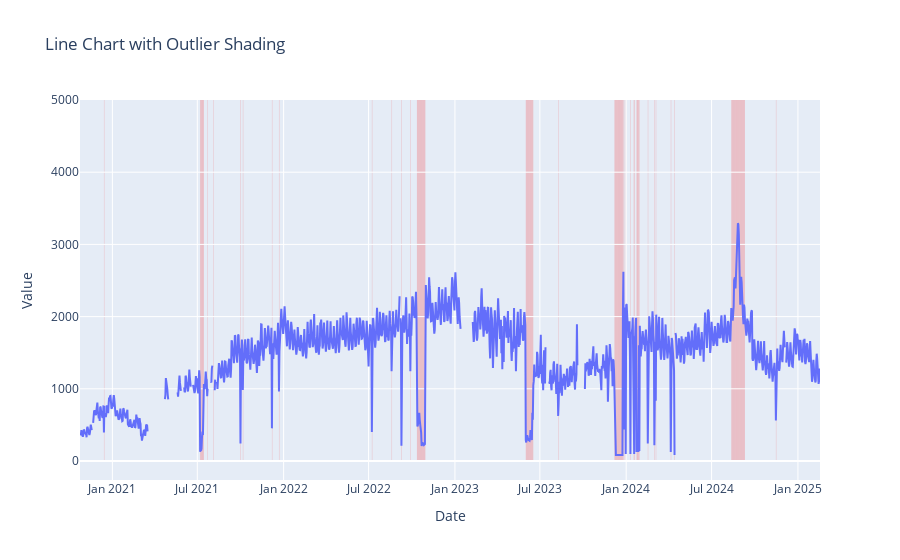

Notebook cell for this chart:
### Code cell
# Create the figure
fig = go.Figure()

# Add the line trace
fig.add_trace(go.Scatter(x=df['Date'], y=df['Broken Machines'], mode='lines', name='Broken Machines'))

# Iterate through the data and add a shape for each outlier day
for i in range(len(df)):
    if df['Outlier'][i]:
        # Shade the *entire* day.  Important for time series!
        date_fmt = pd.to_datetime(df['Date'][i])
        start_date = date_fmt.strftime('%Y-%m-%d 00:00:00') # Start of the day
        end_date = date_fmt.strftime('%Y-%m-%d 23:59:59')   # End of the day
        fig.add_shape(
            type="rect",
            x0=start_date,  # Start of the day
            x1=end_date,    # End of the day
            y0=0,
            y1=5000,
            line=dict(width=0),  # No border
            fillcolor="rgba(255, 0, 0, 0.2)",  # Red with 20% opacity
            layer="below"  # Place the rectangle behind the line
        )


# Improve layout (optional)
fig.update_layout(
    title="Line Chart with Outlier Shading",
    xaxis_title="Date",
    yaxis_title="Value",
    xaxis_range=[min(pd.to_datetime(df['Date'])) - pd.Timedelta(days=1), max(pd.to_datetime(df['Date'])) + pd.Timedelta(days=1)] # Add some padding to x-axis
)

fig.show()

### Figure 1 — Plotly figure (JSON) as saved in the notebook; plotly's stock layout.template omitted (floating-point values rounded to 4 significant figures; data arrays with more than 128 entries replaced by an {"elided": "..."} marker saying what was removed)
{"data": [{"mode": "lines", "name": "Broken Machines", "type": "scatter", "x": {"elided": "1576 str values"}, "y": {"elided": "1576 int values"}}], "layout": {"shapes": [{"fillcolor": "rgba(255, 0, 0, 0.2)", "layer": "below", "line": {"width": 0}, "type": "rect", "x0": "2020-12-14 00:00:00", "x1": "2020-12-14 23:59:59", "y0": 0, "y1": 5000}, {"fillcolor": "rgba(255, 0, 0, 0.2)", "layer": "below", "line": {"width": 0}, "type": "rect", "x0": "2021-07-07 00:00:00", "x1": "2021-07-07 23:59:59", "y0": 0, "y1": 5000}, {"fillcolor": "rgba(255, 0, 0, 0.2)", "layer": "below", "line": {"width": 0}, "type": "rect", "x0": "2021-07-08 00:00:00", "x1": "2021-07-08 23:59:59", "y0": 0, "y1": 5000}, {"fillcolor": "rgba(255, 0, 0, 0.2)", "layer": "below", "line": {"width": 0}, "type": "rect", "x0": "2021-07-09 00:00:00", "x1": "2021-07-09 23:59:59", "y0": 0, "y1": 5000}, {"fillcolor": "rgba(255, 0, 0, 0.2)", "layer": "below", "line": {"width": 0}, "type": "rect", "x0": "2021-07-10 00:00:00", "x1": "2021-07-10 23:59:59", "y0": 0, "y1": 5000}, {"fillcolor": "rgba(255, 0, 0, 0.2)", "layer": "below", "line": {"width": 0}, "type": "rect", "x0": "2021-07-11 00:00:00", "x1": "2021-07-11 23:59:59", "y0": 0, "y1": 5000}, {"fillcolor": "rgba(255, 0, 0, 0.2)", "layer": "below", "line": {"width": 0}, "type": "rect", "x0": "2021-07-12 00:00:00", "x1": "2021-07-12 23:59:59", "y0": 0, "y1": 5000}, {"fillcolor": "rgba(255, 0, 0, 0.2)", "layer": "below", "line": {"width": 0}, "type": "rect", "x0": "2021-07-13 00:00:00", "x1": "2021-07-13 23:59:59", "y0": 0, "y1": 5000}, {"fillcolor": "rgba(255, 0, 0, 0.2)", "layer": "below", "line": {"width": 0}, "type": "rect", "x0": "2021-07-14 00:00:00", "x1": "2021-07-14 23:59:59", "y0": 0, "y1": 5000}, {"fillcolor": "rgba(255, 0, 0, 0.2)", "layer": "below", "line": {"width": 0}, "type": "rect", "x0": "2021-07-22 00:00:00", "x1": "2021-07-22 23:59:59", "y0": 0, "y1": 5000}, {"fillcolor": "rgba(255, 0, 0, 0.2)", "layer": "below", "line": {"width": 0}, "type": "rect", "x0": "2021-08-04 00:00:00", "x1": "2021-08-04 23:59:59", "y0": 0, "y1": 5000}, {"fillcolor": "rgba(255, 0, 0, 0.2)", "layer": "below", "line": {"width": 0}, "type": "rect", "x0": "2021-10-01 00:00:00", "x1": "2021-10-01 23:59:59", "y0": 0, "y1": 5000}, {"fillcolor": "rgba(255, 0, 0, 0.2)", "layer": "below", "line": {"width": 0}, "type": "rect", "x0": "2021-10-06 00:00:00", "x1": "2021-10-06 23:59:59", "y0": 0, "y1": 5000}, {"fillcolor": "rgba(255, 0, 0, 0.2)", "layer": "below", "line": {"width": 0}, "type": "rect", "x0": "2021-12-07 00:00:00", "x1": "2021-12-07 23:59:59", "y0": 0, "y1": 5000}, {"fillcolor": "rgba(255, 0, 0, 0.2)", "layer": "below", "line": {"width": 0}, "type": "rect", "x0": "2021-12-22 00:00:00", "x1": "2021-12-22 23:59:59", "y0": 0, "y1": 5000}, {"fillcolor": "rgba(255, 0, 0, 0.2)", "layer": "below", "line": {"width": 0}, "type": "rect", "x0": "2022-07-08 00:00:00", "x1": "2022-07-08 23:59:59", "y0": 0, "y1": 5000}, {"fillcolor": "rgba(255, 0, 0, 0.2)", "layer": "below", "line": {"width": 0}, "type": "rect", "x0": "2022-08-19 00:00:00", "x1": "2022-08-19 23:59:59", "y0": 0, "y1": 5000}, {"fillcolor": "rgba(255, 0, 0, 0.2)", "layer": "below", "line": {"width": 0}, "type": "rect", "x0": "2022-09-09 00:00:00", "x1": "2022-09-09 23:59:59", "y0": 0, "y1": 5000}, {"fillcolor": "rgba(255, 0, 0, 0.2)", "layer": "below", "line": {"width": 0}, "type": "rect", "x0": "2022-09-28 00:00:00", "x1": "2022-09-28 23:59:59", "y0": 0, "y1": 5000}, {"fillcolor": "rgba(255, 0, 0, 0.2)", "layer": "below", "line": {"width": 0}, "type": "rect", "x0": "2022-10-12 00:00:00", "x1": "2022-10-12 23:59:59", "y0": 0, "y1": 5000}, {"fillcolor": "rgba(255, 0, 0, 0.2)", "layer": "below", "line": {"width": 0}, "type": "rect", "x0": "2022-10-13 00:00:00", "x1": "2022-10-13 23:59:59", "y0": 0, "y1": 5000}, {"fillcolor": "rgba(255, 0, 0, 0.2)", "layer": "below", "line": {"width": 0}, "type": "rect", "x0": "2022-10-14 00:00:00", "x1": "2022-10-14 23:59:59", "y0": 0, "y1": 5000}, {"fillcolor": "rgba(255, 0, 0, 0.2)", "layer": "below", "line": {"width": 0}, "type": "rect", "x0": "2022-10-15 00:00:00", "x1": "2022-10-15 23:59:59", "y0": 0, "y1": 5000}, {"fillcolor": "rgba(255, 0, 0, 0.2)", "layer": "below", "line": {"width": 0}, "type": "rect", "x0": "2022-10-16 00:00:00", "x1": "2022-10-16 23:59:59", "y0": 0, "y1": 5000}, {"fillcolor": "rgba(255, 0, 0, 0.2)", "layer": "below", "line": {"width": 0}, "type": "rect", "x0": "2022-10-17 00:00:00", "x1": "2022-10-17 23:59:59", "y0": 0, "y1": 5000}, {"fillcolor": "rgba(255, 0, 0, 0.2)", "layer": "below", "line": {"width": 0}, "type": "rect", "x0": "2022-10-18 00:00:00", "x1": "2022-10-18 23:59:59", "y0": 0, "y1": 5000}, {"fillcolor": "rgba(255, 0, 0, 0.2)", "layer": "below", "line": {"width": 0}, "type": "rect", "x0": "2022-10-19 00:00:00", "x1": "2022-10-19 23:59:59", "y0": 0, "y1": 5000}, {"fillcolor": "rgba(255, 0, 0, 0.2)", "layer": "below", "line": {"width": 0}, "type": "rect", "x0": "2022-10-20 00:00:00", "x1": "2022-10-20 23:59:59", "y0": 0, "y1": 5000}, {"fillcolor": "rgba(255, 0, 0, 0.2)", "layer": "below", "line": {"width": 0}, "type": "rect", "x0": "2022-10-21 00:00:00", "x1": "2022-10-21 23:59:59", "y0": 0, "y1": 5000}, {"fillcolor": "rgba(255, 0, 0, 0.2)", "layer": "below", "line": {"width": 0}, "type": "rect", "x0": "2022-10-22 00:00:00", "x1": "2022-10-22 23:59:59", "y0": 0, "y1": 5000}, {"fillcolor": "rgba(255, 0, 0, 0.2)", "layer": "below", "line": {"width": 0}, "type": "rect", "x0": "2022-10-23 00:00:00", "x1": "2022-10-23 23:59:59", "y0": 0, "y1": 5000}, {"fillcolor": "rgba(255, 0, 0, 0.2)", "layer": "below", "line": {"width": 0}, "type": "rect", "x0": "2022-10-24 00:00:00", "x1": "2022-10-24 23:59:59", "y0": 0, "y1": 5000}, {"fillcolor": "rgba(255, 0, 0, 0.2)", "layer": "below", "line": {"width": 0}, "type": "rect", "x0": "2022-10-25 00:00:00", "x1": "2022-10-25 23:59:59", "y0": 0, "y1": 5000}, {"fillcolor": "rgba(255, 0, 0, 0.2)", "layer": "below", "line": {"width": 0}, "type": "rect", "x0": "2022-10-26 00:00:00", "x1": "2022-10-26 23:59:59", "y0": 0, "y1": 5000}, {"fillcolor": "rgba(255, 0, 0, 0.2)", "layer": "below", "line": {"width": 0}, "type": "rect", "x0": "2022-10-27 00:00:00", "x1": "2022-10-27 23:59:59", "y0": 0, "y1": 5000}, {"fillcolor": "rgba(255, 0, 0, 0.2)", "layer": "below", "line": {"width": 0}, "type": "rect", "x0": "2022-10-28 00:00:00", "x1": "2022-10-28 23:59:59", "y0": 0, "y1": 5000}, {"fillcolor": "rgba(255, 0, 0, 0.2)", "layer": "below", "line": {"width": 0}, "type": "rect", "x0": "2022-10-29 00:00:00", "x1": "2022-10-29 23:59:59", "y0": 0, "y1": 5000}, {"fillcolor": "rgba(255, 0, 0, 0.2)", "layer": "below", "line": {"width": 0}, "type": "rect", "x0": "2023-06-01 00:00:00", "x1": "2023-06-01 23:59:59", "y0": 0, "y1": 5000}, {"fillcolor": "rgba(255, 0, 0, 0.2)", "layer": "below", "line": {"width": 0}, "type": "rect", "x0": "2023-06-02 00:00:00", "x1": "2023-06-02 23:59:59", "y0": 0, "y1": 5000}, {"fillcolor": "rgba(255, 0, 0, 0.2)", "layer": "below", "line": {"width": 0}, "type": "rect", "x0": "2023-06-03 00:00:00", "x1": "2023-06-03 23:59:59", "y0": 0, "y1": 5000}, {"fillcolor": "rgba(255, 0, 0, 0.2)", "layer": "below", "line": {"width": 0}, "type": "rect", "x0": "2023-06-04 00:00:00", "x1": "2023-06-04 23:59:59", "y0": 0, "y1": 5000}, {"fillcolor": "rgba(255, 0, 0, 0.2)", "layer": "below", "line": {"width": 0}, "type": "rect", "x0": "2023-06-05 00:00:00", "x1": "2023-06-05 23:59:59", "y0": 0, "y1": 5000}, {"fillcolor": "rgba(255, 0, 0, 0.2)", "layer": "below", "line": {"width": 0}, "type": "rect", "x0": "2023-06-06 00:00:00", "x1": "2023-06-06 23:59:59", "y0": 0, "y1": 5000}, {"fillcolor": "rgba(255, 0, 0, 0.2)", "layer": "below", "line": {"width": 0}, "type": "rect", "x0": "2023-06-07 00:00:00", "x1": "2023-06-07 23:59:59", "y0": 0, "y1": 5000}, {"fillcolor": "rgba(255, 0, 0, 0.2)", "layer": "below", "line": {"width": 0}, "type": "rect", "x0": "2023-06-08 00:00:00", "x1": "2023-06-08 23:59:59", "y0": 0, "y1": 5000}, {"fillcolor": "rgba(255, 0, 0, 0.2)", "layer": "below", "line": {"width": 0}, "type": "rect", "x0": "2023-06-09 00:00:00", "x1": "2023-06-09 23:59:59", "y0": 0, "y1": 5000}, {"fillcolor": "rgba(255, 0, 0, 0.2)", "layer": "below", "line": {"width": 0}, "type": "rect", "x0": "2023-06-10 00:00:00", "x1": "2023-06-10 23:59:59", "y0": 0, "y1": 5000}, {"fillcolor": "rgba(255, 0, 0, 0.2)", "layer": "below", "line": {"width": 0}, "type": "rect", "x0": "2023-06-11 00:00:00", "x1": "2023-06-11 23:59:59", "y0": 0, "y1": 5000}, {"fillcolor": "rgba(255, 0, 0, 0.2)", "layer": "below", "line": {"width": 0}, "type": "rect", "x0": "2023-06-12 00:00:00", "x1": "2023-06-12 23:59:59", "y0": 0, "y1": 5000}, {"fillcolor": "rgba(255, 0, 0, 0.2)", "layer": "below", "line": {"width": 0}, "type": "rect", "x0": "2023-06-13 00:00:00", "x1": "2023-06-13 23:59:59", "y0": 0, "y1": 5000}, {"fillcolor": "rgba(255, 0, 0, 0.2)", "layer": "below", "line": {"width": 0}, "type": "rect", "x0": "2023-06-14 00:00:00", "x1": "2023-06-14 23:59:59", "y0": 0, "y1": 5000}, {"fillcolor": "rgba(255, 0, 0, 0.2)", "layer": "below", "line": {"width": 0}, "type": "rect", "x0": "2023-06-15 00:00:00", "x1": "2023-06-15 23:59:59", "y0": 0, "y1": 5000}, {"fillcolor": "rgba(255, 0, 0, 0.2)", "layer": "below", "line": {"width": 0}, "type": "rect", "x0": "2023-06-16 00:00:00", "x1": "2023-06-16 23:59:59", "y0": 0, "y1": 5000}, {"fillcolor": "rgba(255, 0, 0, 0.2)", "layer": "below", "line": {"width": 0}, "type": "rect", "x0": "2023-08-09 00:00:00", "x1": "2023-08-09 23:59:59", "y0": 0, "y1": 5000}, {"fillcolor": "rgba(255, 0, 0, 0.2)", "layer": "below", "line": {"width": 0}, "type": "rect", "x0": "2023-12-07 00:00:00", "x1": "2023-12-07 23:59:59", "y0": 0, "y1": 5000}, {"fillcolor": "rgba(255, 0, 0, 0.2)", "layer": "below", "line": {"width": 0}, "type": "rect", "x0": "2023-12-08 00:00:00", "x1": "2023-12-08 23:59:59", "y0": 0, "y1": 5000}, {"fillcolor": "rgba(255, 0, 0, 0.2)", "layer": "below", "line": {"width": 0}, "type": "rect", "x0": "2023-12-09 00:00:00", "x1": "2023-12-09 23:59:59", "y0": 0, "y1": 5000}, {"fillcolor": "rgba(255, 0, 0, 0.2)", "layer": "below", "line": {"width": 0}, "type": "rect", "x0": "2023-12-10 00:00:00", "x1": "2023-12-10 23:59:59", "y0": 0, "y1": 5000}, {"fillcolor": "rgba(255, 0, 0, 0.2)", "layer": "below", "line": {"width": 0}, "type": "rect", "x0": "2023-12-11 00:00:00", "x1": "2023-12-11 23:59:59", "y0": 0, "y1": 5000}, {"fillcolor": "rgba(255, 0, 0, 0.2)", "layer": "below", "line": {"width": 0}, "type": "rect", "x0": "2023-12-12 00:00:00", "x1": "2023-12-12 23:59:59", "y0": 0, "y1": 5000}, {"fillcolor": "rgba(255, 0, 0, 0.2)", "layer": "below", "line": {"width": 0}, "type": "rect", "x0": "2023-12-13 00:00:00", "x1": "2023-12-13 23:59:59", "y0": 0, "y1": 5000}, {"fillcolor": "rgba(255, 0, 0, 0.2)", "layer": "below", "line": {"width": 0}, "type": "rect", "x0": "2023-12-14 00:00:00", "x1": "2023-12-14 23:59:59", "y0": 0, "y1": 5000}, {"fillcolor": "rgba(255, 0, 0, 0.2)", "layer": "below", "line": {"width": 0}, "type": "rect", "x0": "2023-12-15 00:00:00", "x1": "2023-12-15 23:59:59", "y0": 0, "y1": 5000}, {"fillcolor": "rgba(255, 0, 0, 0.2)", "layer": "below", "line": {"width": 0}, "type": "rect", "x0": "2023-12-16 00:00:00", "x1": "2023-12-16 23:59:59", "y0": 0, "y1": 5000}, {"fillcolor": "rgba(255, 0, 0, 0.2)", "layer": "below", "line": {"width": 0}, "type": "rect", "x0": "2023-12-17 00:00:00", "x1": "2023-12-17 23:59:59", "y0": 0, "y1": 5000}, {"fillcolor": "rgba(255, 0, 0, 0.2)", "layer": "below", "line": {"width": 0}, "type": "rect", "x0": "2023-12-18 00:00:00", "x1": "2023-12-18 23:59:59", "y0": 0, "y1": 5000}, {"fillcolor": "rgba(255, 0, 0, 0.2)", "layer": "below", "line": {"width": 0}, "type": "rect", "x0": "2023-12-19 00:00:00", "x1": "2023-12-19 23:59:59", "y0": 0, "y1": 5000}, {"fillcolor": "rgba(255, 0, 0, 0.2)", "layer": "below", "line": {"width": 0}, "type": "rect", "x0": "2023-12-20 00:00:00", "x1": "2023-12-20 23:59:59", "y0": 0, "y1": 5000}, {"fillcolor": "rgba(255, 0, 0, 0.2)", "layer": "below", "line": {"width": 0}, "type": "rect", "x0": "2023-12-21 00:00:00", "x1": "2023-12-21 23:59:59", "y0": 0, "y1": 5000}, {"fillcolor": "rgba(255, 0, 0, 0.2)", "layer": "below", "line": {"width": 0}, "type": "rect", "x0": "2023-12-22 00:00:00", "x1": "2023-12-22 23:59:59", "y0": 0, "y1": 5000}, {"fillcolor": "rgba(255, 0, 0, 0.2)", "layer": "below", "line": {"width": 0}, "type": "rect", "x0": "2023-12-23 00:00:00", "x1": "2023-12-23 23:59:59", "y0": 0, "y1": 5000}, {"fillcolor": "rgba(255, 0, 0, 0.2)", "layer": "below", "line": {"width": 0}, "type": "rect", "x0": "2023-12-24 00:00:00", "x1": "2023-12-24 23:59:59", "y0": 0, "y1": 5000}, {"fillcolor": "rgba(255, 0, 0, 0.2)", "layer": "below", "line": {"width": 0}, "type": "rect", "x0": "2023-12-26 00:00:00", "x1": "2023-12-26 23:59:59", "y0": 0, "y1": 5000}, {"fillcolor": "rgba(255, 0, 0, 0.2)", "layer": "below", "line": {"width": 0}, "type": "rect", "x0": "2023-12-27 00:00:00", "x1": "2023-12-27 23:59:59", "y0": 0, "y1": 5000}, {"fillcolor": "rgba(255, 0, 0, 0.2)", "layer": "below", "line": {"width": 0}, "type": "rect", "x0": "2023-12-31 00:00:00", "x1": "2023-12-31 23:59:59", "y0": 0, "y1": 5000}, {"fillcolor": "rgba(255, 0, 0, 0.2)", "layer": "below", "line": {"width": 0}, "type": "rect", "x0": "2024-01-10 00:00:00", "x1": "2024-01-10 23:59:59", "y0": 0, "y1": 5000}, {"fillcolor": "rgba(255, 0, 0, 0.2)", "layer": "below", "line": {"width": 0}, "type": "rect", "x0": "2024-01-17 00:00:00", "x1": "2024-01-17 23:59:59", "y0": 0, "y1": 5000}, {"fillcolor": "rgba(255, 0, 0, 0.2)", "layer": "below", "line": {"width": 0}, "type": "rect", "x0": "2024-01-18 00:00:00", "x1": "2024-01-18 23:59:59", "y0": 0, "y1": 5000}, {"fillcolor": "rgba(255, 0, 0, 0.2)", "layer": "below", "line": {"width": 0}, "type": "rect", "x0": "2024-01-23 00:00:00", "x1": "2024-01-23 23:59:59", "y0": 0, "y1": 5000}, {"fillcolor": "rgba(255, 0, 0, 0.2)", "layer": "below", "line": {"width": 0}, "type": "rect", "x0": "2024-01-24 00:00:00", "x1": "2024-01-24 23:59:59", "y0": 0, "y1": 5000}, {"fillcolor": "rgba(255, 0, 0, 0.2)", "layer": "below", "line": {"width": 0}, "type": "rect", "x0": "2024-01-25 00:00:00", "x1": "2024-01-25 23:59:59", "y0": 0, "y1": 5000}, {"fillcolor": "rgba(255, 0, 0, 0.2)", "layer": "below", "line": {"width": 0}, "type": "rect", "x0": "2024-01-26 00:00:00", "x1": "2024-01-26 23:59:59", "y0": 0, "y1": 5000}, {"fillcolor": "rgba(255, 0, 0, 0.2)", "layer": "below", "line": {"width": 0}, "type": "rect", "x0": "2024-01-27 00:00:00", "x1": "2024-01-27 23:59:59", "y0": 0, "y1": 5000}, {"fillcolor": "rgba(255, 0, 0, 0.2)", "layer": "below", "line": {"width": 0}, "type": "rect", "x0": "2024-01-29 00:00:00", "x1": "2024-01-29 23:59:59", "y0": 0, "y1": 5000}, {"fillcolor": "rgba(255, 0, 0, 0.2)", "layer": "below", "line": {"width": 0}, "type": "rect", "x0": "2024-02-16 00:00:00", "x1": "2024-02-16 23:59:59", "y0": 0, "y1": 5000}, {"fillcolor": "rgba(255, 0, 0, 0.2)", "layer": "below", "line": {"width": 0}, "type": "rect", "x0": "2024-03-01 00:00:00", "x1": "2024-03-01 23:59:59", "y0": 0, "y1": 5000}, {"fillcolor": "rgba(255, 0, 0, 0.2)", "layer": "below", "line": {"width": 0}, "type": "rect", "x0": "2024-03-04 00:00:00", "x1": "2024-03-04 23:59:59", "y0": 0, "y1": 5000}, {"fillcolor": "rgba(255, 0, 0, 0.2)", "layer": "below", "line": {"width": 0}, "type": "rect", "x0": "2024-04-05 00:00:00", "x1": "2024-04-05 23:59:59", "y0": 0, "y1": 5000}, {"fillcolor": "rgba(255, 0, 0, 0.2)", "layer": "below", "line": {"width": 0}, "type": "rect", "x0": "2024-04-13 00:00:00", "x1": "2024-04-13 23:59:59", "y0": 0, "y1": 5000}, {"fillcolor": "rgba(255, 0, 0, 0.2)", "layer": "below", "line": {"width": 0}, "type": "rect", "x0": "2024-08-12 00:00:00", "x1": "2024-08-12 23:59:59", "y0": 0, "y1": 5000}, {"fillcolor": "rgba(255, 0, 0, 0.2)", "layer": "below", "line": {"width": 0}, "type": "rect", "x0": "2024-08-13 00:00:00", "x1": "2024-08-13 23:59:59", "y0": 0, "y1": 5000}, {"fillcolor": "rgba(255, 0, 0, 0.2)", "layer": "below", "line": {"width": 0}, "type": "rect", "x0": "2024-08-14 00:00:00", "x1": "2024-08-14 23:59:59", "y0": 0, "y1": 5000}, {"fillcolor": "rgba(255, 0, 0, 0.2)", "layer": "below", "line": {"width": 0}, "type": "rect", "x0": "2024-08-15 00:00:00", "x1": "2024-08-15 23:59:59", "y0": 0, "y1": 5000}, {"fillcolor": "rgba(255, 0, 0, 0.2)", "layer": "below", "line": {"width": 0}, "type": "rect", "x0": "2024-08-16 00:00:00", "x1": "2024-08-16 23:59:59", "y0": 0, "y1": 5000}, {"fillcolor": "rgba(255, 0, 0, 0.2)", "layer": "below", "line": {"width": 0}, "type": "rect", "x0": "2024-08-17 00:00:00", "x1": "2024-08-17 23:59:59", "y0": 0, "y1": 5000}, {"fillcolor": "rgba(255, 0, 0, 0.2)", "layer": "below", "line": {"width": 0}, "type": "rect", "x0": "2024-08-18 00:00:00", "x1": "2024-08-18 23:59:59", "y0": 0, "y1": 5000}, {"fillcolor": "rgba(255, 0, 0, 0.2)", "layer": "below", "line": {"width": 0}, "type": "rect", "x0": "2024-08-19 00:00:00", "x1": "2024-08-19 23:59:59", "y0": 0, "y1": 5000}, {"fillcolor": "rgba(255, 0, 0, 0.2)", "layer": "below", "line": {"width": 0}, "type": "rect", "x0": "2024-08-20 00:00:00", "x1": "2024-08-20 23:59:59", "y0": 0, "y1": 5000}, {"fillcolor": "rgba(255, 0, 0, 0.2)", "layer": "below", "line": {"width": 0}, "type": "rect", "x0": "2024-08-21 00:00:00", "x1": "2024-08-21 23:59:59", "y0": 0, "y1": 5000}, {"fillcolor": "rgba(255, 0, 0, 0.2)", "layer": "below", "line": {"width": 0}, "type": "rect", "x0": "2024-08-22 00:00:00", "x1": "2024-08-22 23:59:59", "y0": 0, "y1": 5000}, {"fillcolor": "rgba(255, 0, 0, 0.2)", "layer": "below", "line": {"width": 0}, "type": "rect", "x0": "2024-08-23 00:00:00", "x1": "2024-08-23 23:59:59", "y0": 0, "y1": 5000}, {"fillcolor": "rgba(255, 0, 0, 0.2)", "layer": "below", "line": {"width": 0}, "type": "rect", "x0": "2024-08-24 00:00:00", "x1": "2024-08-24 23:59:59", "y0": 0, "y1": 5000}, {"fillcolor": "rgba(255, 0, 0, 0.2)", "layer": "below", "line": {"width": 0}, "type": "rect", "x0": "2024-08-25 00:00:00", "x1": "2024-08-25 23:59:59", "y0": 0, "y1": 5000}, {"fillcolor": "rgba(255, 0, 0, 0.2)", "layer": "below", "line": {"width": 0}, "type": "rect", "x0": "2024-08-26 00:00:00", "x1": "2024-08-26 23:59:59", "y0": 0, "y1": 5000}, {"fillcolor": "rgba(255, 0, 0, 0.2)", "layer": "below", "line": {"width": 0}, "type": "rect", "x0": "2024-08-27 00:00:00", "x1": "2024-08-27 23:59:59", "y0": 0, "y1": 5000}, {"fillcolor": "rgba(255, 0, 0, 0.2)", "layer": "below", "line": {"width": 0}, "type": "rect", "x0": "2024-08-28 00:00:00", "x1": "2024-08-28 23:59:59", "y0": 0, "y1": 5000}, {"fillcolor": "rgba(255, 0, 0, 0.2)", "layer": "below", "line": {"width": 0}, "type": "rect", "x0": "2024-08-29 00:00:00", "x1": "2024-08-29 23:59:59", "y0": 0, "y1": 5000}, {"fillcolor": "rgba(255, 0, 0, 0.2)", "layer": "below", "line": {"width": 0}, "type": "rect", "x0": "2024-08-30 00:00:00", "x1": "2024-08-30 23:59:59", "y0": 0, "y1": 5000}, {"fillcolor": "rgba(255, 0, 0, 0.2)", "layer": "below", "line": {"width": 0}, "type": "rect", "x0": "2024-08-31 00:00:00", "x1": "2024-08-31 23:59:59", "y0": 0, "y1": 5000}, {"fillcolor": "rgba(255, 0, 0, 0.2)", "layer": "below", "line": {"width": 0}, "type": "rect", "x0": "2024-09-01 00:00:00", "x1": "2024-09-01 23:59:59", "y0": 0, "y1": 5000}, {"fillcolor": "rgba(255, 0, 0, 0.2)", "layer": "below", "line": {"width": 0}, "type": "rect", "x0": "2024-09-02 00:00:00", "x1": "2024-09-02 23:59:59", "y0": 0, "y1": 5000}, {"fillcolor": "rgba(255, 0, 0, 0.2)", "layer": "below", "line": {"width": 0}, "type": "rect", "x0": "2024-09-03 00:00:00", "x1": "2024-09-03 23:59:59", "y0": 0, "y1": 5000}, {"fillcolor": "rgba(255, 0, 0, 0.2)", "layer": "below", "line": {"width": 0}, "type": "rect", "x0": "2024-09-04 00:00:00", "x1": "2024-09-04 23:59:59", "y0": 0, "y1": 5000}, {"fillcolor": "rgba(255, 0, 0, 0.2)", "layer": "below", "line": {"width": 0}, "type": "rect", "x0": "2024-09-05 00:00:00", "x1": "2024-09-05 23:59:59", "y0": 0, "y1": 5000}, {"fillcolor": "rgba(255, 0, 0, 0.2)", "layer": "below", "line": {"width": 0}, "type": "rect", "x0": "2024-09-06 00:00:00", "x1": "2024-09-06 23:59:59", "y0": 0, "y1": 5000}, {"fillcolor": "rgba(255, 0, 0, 0.2)", "layer": "below", "line": {"width": 0}, "type": "rect", "x0": "2024-09-07 00:00:00", "x1": "2024-09-07 23:59:59", "y0": 0, "y1": 5000}, {"fillcolor": "rgba(255, 0, 0, 0.2)", "layer": "below", "line": {"width": 0}, "type": "rect", "x0": "2024-09-08 00:00:00", "x1": "2024-09-08 23:59:59", "y0": 0, "y1": 5000}, {"fillcolor": "rgba(255, 0, 0, 0.2)", "layer": "below", "line": {"width": 0}, "type": "rect", "x0": "2024-09-09 00:00:00", "x1": "2024-09-09 23:59:59", "y0": 0, "y1": 5000}, {"fillcolor": "rgba(255, 0, 0, 0.2)", "layer": "below", "line": {"width": 0}, "type": "rect", "x0": "2024-11-15 00:00:00", "x1": "2024-11-15 23:59:59", "y0": 0, "y1": 5000}], "title": {"text": "Line Chart with Outlier Shading"}, "xaxis": {"range": ["2020-10-24T00:00:00", "2025-02-17T00:00:00"], "title": {"text": "Date"}}, "yaxis": {"title": {"text": "Value"}}}}
